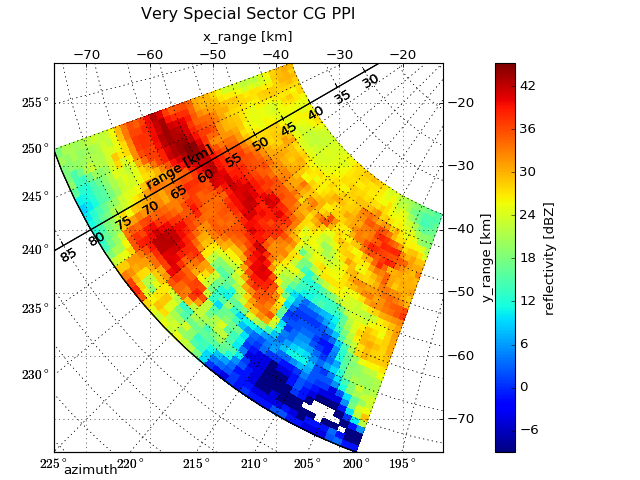

The Python source for this figure:
import matplotlib.pyplot as plt
import numpy as np
import wradlib
from mpl_toolkits.axisartist.grid_finder import FixedLocator, DictFormatter
from matplotlib.ticker import MaxNLocator
# load a polar scan and create range and azimuth arrays accordingly
data = np.loadtxt('../../examples/data/polar_dBZ_tur.gz')
r = np.arange(0, data.shape[1])
az = np.arange(0, data.shape[0])
# mask data array for better presentation
mask_ind = np.where(data <= np.nanmin(data))
data[mask_ind] = np.nan
ma = np.ma.array(data, mask=np.isnan(data))
cgax, caax, paax, pm = wradlib.vis.plot_cg_ppi(ma[200:250, 40:80],
                                           r[40:81], az[200:251],
                                           autoext=False,
                                           refrac=False)
t = plt.title('Very Special Sector CG PPI')
t.set_y(1.1)
cbar = plt.gcf().colorbar(pm, pad=0.1)
caax.set_xlabel('x_range [km]')
caax.set_ylabel('y_range [km]')
caax.toggle_axisline()
caax.grid(True)
# make ticklabels of left and bottom axis visible,
cgax.axis["left"].major_ticklabels.set_visible(True)
cgax.axis["bottom"].major_ticklabels.set_visible(True)
cgax.axis["left"].get_helper().nth_coord_ticks = 0
cgax.axis["bottom"].get_helper().nth_coord_ticks = 0
# and also set tickmarklength to zero for better presentation
cgax.axis["right"].major_ticks.set_ticksize(0)
cgax.axis["top"].major_ticks.set_ticksize(0)
# make ticklabels of left and bottom axis unvisible,
# because we are drawing them
cgax.axis["right"].major_ticklabels.set_visible(False)
cgax.axis["top"].major_ticklabels.set_visible(False)
# and also set tickmarklength to zero for better presentation
cgax.axis["right"].major_ticks.set_ticksize(0)
cgax.axis["top"].major_ticks.set_ticksize(0)
plt.text(0.025, -0.065, 'azimuth', transform=caax.transAxes, va='bottom',
    ha='left')
cbar.set_label('reflectivity [dBZ]')
gh = cgax.get_grid_helper()
# set azimuth resolution to 5deg
locs = [i for i in np.arange(0., 359., 5.)]
gh.grid_finder.grid_locator1 = FixedLocator(locs)
gh.grid_finder.tick_formatter1 = DictFormatter(dict([(i, r"${0:.0f}^\circ$".format(i)) for i in locs]))
#gh.grid_finder.grid_locator1 = FixedLocator([i for i in np.arange(0, 359, 5, dtype=np.int32)])
#gh.grid_finder.grid_locator1 = LocatorDMS(15)
gh.grid_finder.grid_locator2._nbins = 30
gh.grid_finder.grid_locator2._steps = [1, 1.5, 2, 2.5, 5, 10]
cgax.axis["lat"] = cgax.new_floating_axis(0, 240)
cgax.axis["lat"].set_ticklabel_direction('-')
cgax.axis["lat"].label.set_text("range [km]")
cgax.axis["lat"].label.set_rotation(180)
cgax.axis["lat"].label.set_pad(10)
plt.tight_layout()
plt.draw()
plt.show()
